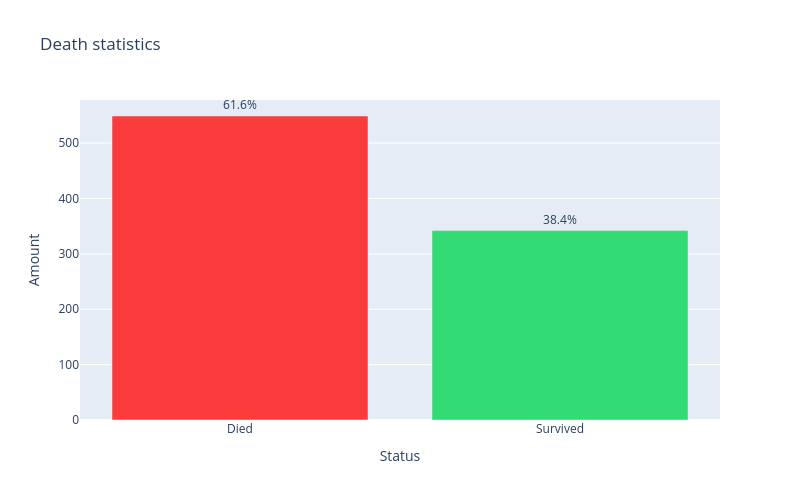

Source (notebook cell):
### Code cell
# Анализ целевой переменной (Survived)
import plotly.express as px

survived_data = df['Survived'].value_counts().reset_index()
survived_data.columns = ['Survived', 'Count']
survived_data['Status'] = survived_data['Survived'].map({0: 'Died', 1: 'Survived'})
survived_data['Percentage'] = (survived_data['Count'] / survived_data['Count'].sum() * 100).round(1)

fig = px.bar(survived_data, x='Status', y='Count', text='Percentage', color='Status', color_discrete_map={'Died': "#FC3C3C", 'Survived': "#33DB74"}, title='Death statistics')

fig.update_traces(texttemplate='%{text}%', textposition='outside')
fig.update_layout(xaxis_title='Status', yaxis_title='Amount', showlegend=False, width=800, height=500)

fig.show()

### Figure 1 — Plotly figure (JSON) as saved in the notebook; plotly's stock layout.template omitted (floating-point values rounded to 4 significant figures)
{"data": [{"hovertemplate": "Status=%{x}<br>Count=%{y}<br>Percentage=%{text}<extra></extra>", "legendgroup": "Died", "marker": {"color": "#FC3C3C", "pattern": {"shape": ""}}, "name": "Died", "orientation": "v", "showlegend": true, "text": [61.6], "textposition": "outside", "texttemplate": "%{text}%", "type": "bar", "x": ["Died"], "xaxis": "x", "y": [549], "yaxis": "y"}, {"hovertemplate": "Status=%{x}<br>Count=%{y}<br>Percentage=%{text}<extra></extra>", "legendgroup": "Survived", "marker": {"color": "#33DB74", "pattern": {"shape": ""}}, "name": "Survived", "orientation": "v", "showlegend": true, "text": [38.4], "textposition": "outside", "texttemplate": "%{text}%", "type": "bar", "x": ["Survived"], "xaxis": "x", "y": [342], "yaxis": "y"}], "layout": {"barmode": "relative", "height": 500, "legend": {"title": {"text": "Status"}, "tracegroupgap": 0}, "showlegend": false, "title": {"text": "Death statistics"}, "width": 800, "xaxis": {"anchor": "y", "categoryarray": ["Died", "Survived"], "categoryorder": "array", "domain": [0, 1], "title": {"text": "Status"}}, "yaxis": {"anchor": "x", "domain": [0, 1], "title": {"text": "Amount"}}}}
